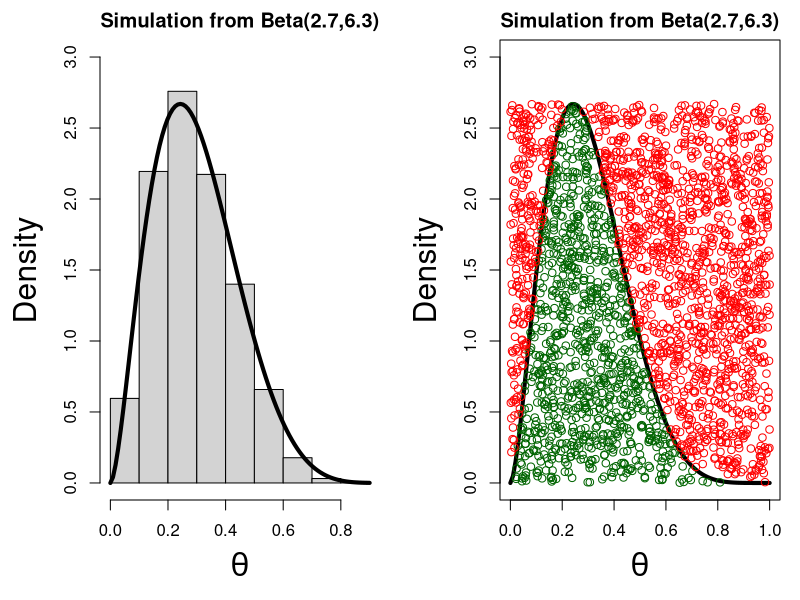
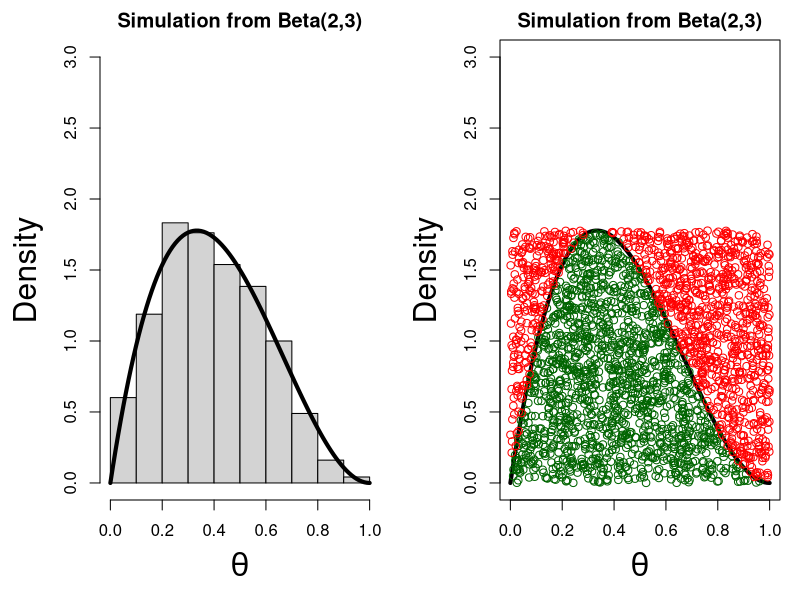
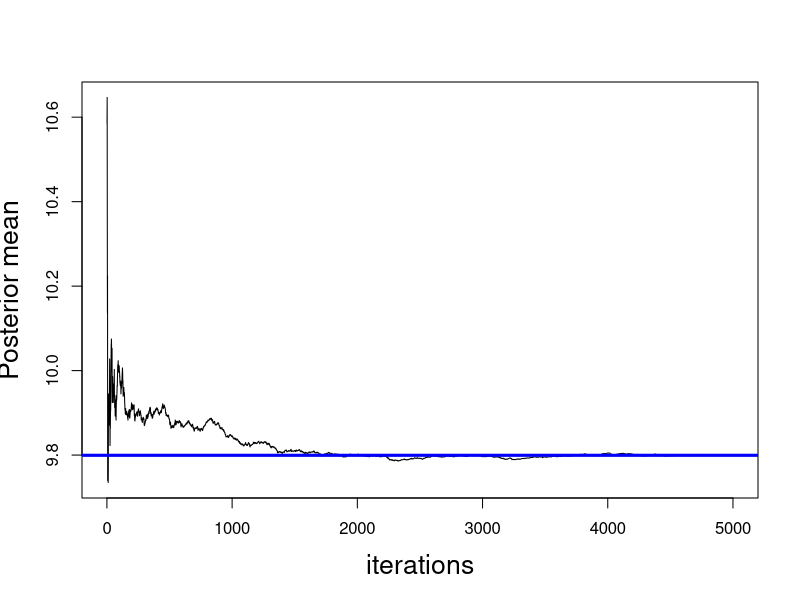
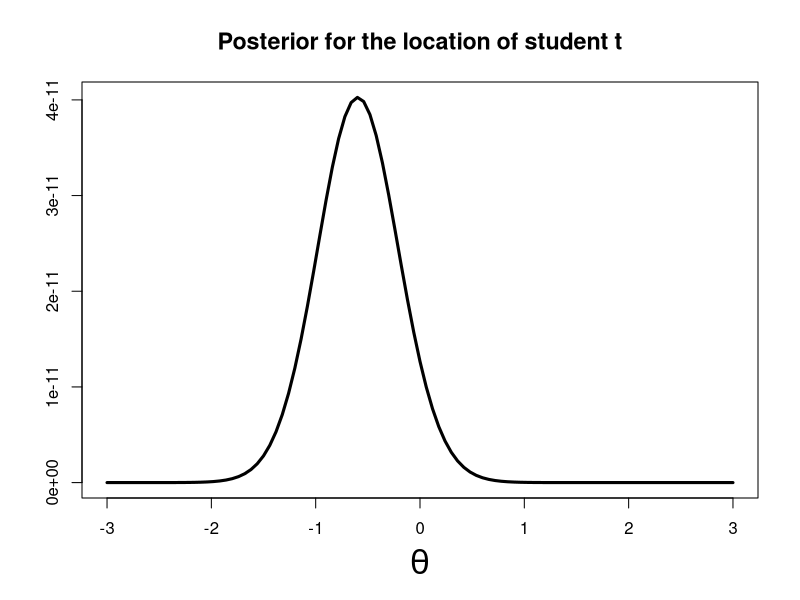
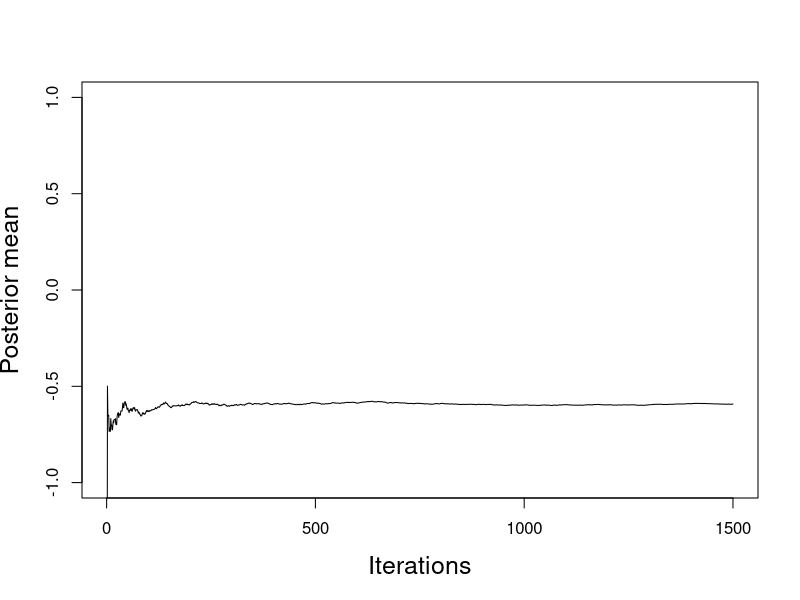
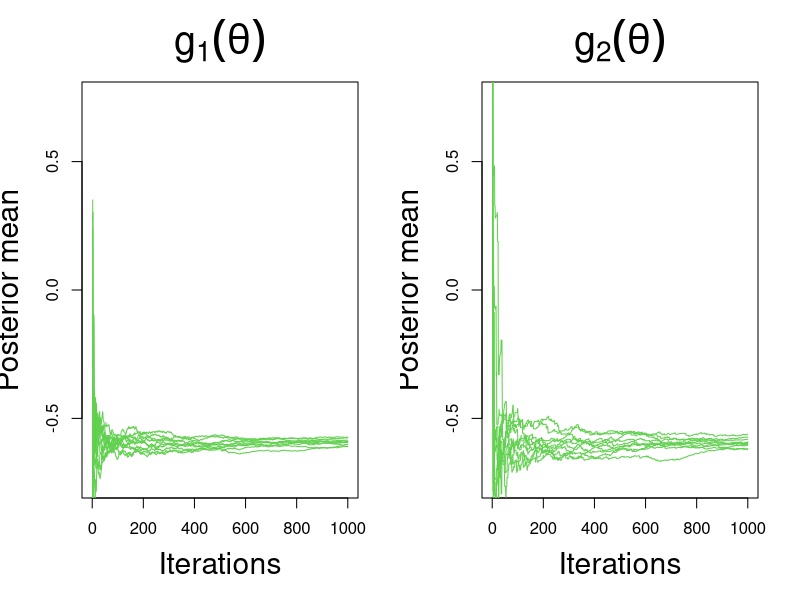

The R script that drew these images, in order:
###############################
# AR method
###############################

## simulation from beta density

# 1)

#number of simulations
Nsims=2500
#beta parameters
a=2.7; b=6.3
#find c via optimization
c=optimise(f=function(x) {dbeta(x,a,b)},
           interval=c(0,1), maximum=TRUE)$objective
u=runif(Nsims, max=c)
theta_star=runif(Nsims)
theta=theta_star[u<dbeta(theta_star,a,b)]
#accept probability
1/c

#plots
pdf(file="ar_beta.pdf", width=11, height =6)
par(mfrow=c(1,2), mar =c(5,5,2,1))
hist(theta, prob=T, xlab=expression(theta), ylim=c(0,3),
     main ="Simulation from Beta(2.7,6.3)", cex.lab =1.9)
curve(dbeta(x,a,b), col="black",lwd=4, add=T)
curve(dbeta(x,a,b), col="black",lwd=4, xlab=expression(theta), 
      ylab="Density", ylim=c(0,3), main ="Simulation from Beta(2.7,6.3)", 
      cex.lab=1.9)
points(theta, u[u<dbeta(theta_star,a,b)], col="darkgreen")
points(theta_star[u>=dbeta(theta_star,a,b)],
       u[u>=dbeta(theta_star,a,b)], col="red")
dev.off()

# 2)

Nsims=2500
#beta parameters
a=2; b=3
#find c via optimization
c=optimise(f=function(x) {dbeta(x,a,b)},
           interval=c(0,1), maximum=TRUE)$objective
u=runif(Nsims, max=c)
theta_star=runif(Nsims)
theta=theta_star[u<dbeta(theta_star,a,b)]
#accept probability
1/c

#plots
pdf(file="ar_beta2.pdf", width=11, height =6)
par(mfrow=c(1,2), mar =c(5,5,2,1))
hist(theta, prob=T, xlab=expression(theta), ylim=c(0,3),
     main ="Simulation from Beta(2,3)", cex.lab =1.9)
curve(dbeta(x,a,b), col="black",lwd=4, add=T)
curve(dbeta(x,a,b), col="black",lwd=4, xlab=expression(theta), 
      ylab="Density", ylim=c(0,3), main ="Simulation from Beta(2,3)", 
      cex.lab=1.9)
points(theta, u[u<dbeta(theta_star,a,b)], col="darkgreen")
points(theta_star[u>=dbeta(theta_star,a,b)],
       u[u>=dbeta(theta_star,a,b)], col="red")
dev.off()

#############################
## CLASSICAL MONTE CARLO
############################


## Normal mean with cauchy prior

set.seed(12345)
theta = rnorm(5000, 10, 1)
I = sum(theta/(1 + theta^2))/sum(1/(1 + theta^2))
I


par(mar=c(5,6,4,1))
pdf(file="mc_normal.pdf", height =7, width = 10)
plot(cumsum(theta/(1 + theta^2))/cumsum(1/(1 +theta^2)), type = "l",
      ylab = "Posterior mean",
     xlab = "iterations", cex.lab =1.6)
abline(h = I, col="blue", lwd=3)
#abline(h=I2)
dev.off()

#############################
## IMPORTANCE SAMPLING
############################


## Location for a t9
y.t = rt(n = 9, df = 3)
t.lik = function(theta, data) prod((3 + (data - theta)^2)^(-(3 + 1)/2))
pdf(file ="is_t.pdf", width =8, height =7)
curve(sapply(x, function(x) t.lik(x, data = y.t)),
        from = -3, to = 3, xlab = expression(theta), ylab = "", 
      cex.lab = 2, lwd=3, main = "Posterior for the location of student t",
      cex.main =1.4)
dev.off()


t.medpost = function(nsim, data, l) {
   sim <- data[l] + rt(nsim, 3)
   n <- length(data)
   s <- c(1:n)[-l]
   num <- cumsum(sim * sapply(sim, function(theta) t.lik(theta, data[s])))
   den <- cumsum(sapply(sim, function(theta) t.lik(theta, data[s])))
   num/den
   }
 media.post = t.medpost(nsim = 1500, data = y.t,
                         l = which(y.t == median(y.t)))
 media.post[1500]

 
 pdf(file ="is_t_conv.pdf", width =8, height =7)
 plot(media.post, type = "l", ylim = c(-1, 1), xlab ="Iterations", cex.lab =1.5,
      ylab ="Posterior mean")
 dev.off()

 
 pdf(file="is_t_other_g.pdf", width =10, height =7)
  par(mfrow = c(1, 2))
  plot(c(0, 0), xlim = c(0, 1000), 
       ylim = c(-0.75,0.75), type = "n", ylab = "Posterior mean",
       xlab="Iterations", main = bquote(g[1](theta)), cex.lab=1.8, cex.main =2.4)
  for (i in 1:10) {
    lines(x = c(1:1000), y = t.medpost(nsim = 1000, 
          data = y.t, l = which(y.t == median(y.t))),
           col = 3)
    }
  plot(c(0, 0), xlim = c(0, 1000), ylim = c(-0.75,  0.75), type = "n", ylab = "Posterior mean",
       xlab ="Iterations", main = bquote(g[2](theta)),cex.lab=1.8, cex.main =2.4)
  for (i in 1:10) {
    lines(x = c(1:1000), y = t.medpost(nsim = 1000,
                        data = y.t, l = which(y.t == max(y.t))),
           col = 3)
  }
  dev.off()



